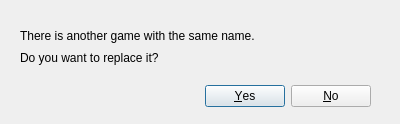
<?xml version="1.0" encoding="UTF-8"?>
<ui version="4.0">
 <class>WarningSaveDialog</class>
 <widget class="QDialog" name="WarningSaveDialog">
  <property name="geometry">
   <rect>
    <x>0</x>
    <y>0</y>
    <width>400</width>
    <height>124</height>
   </rect>
  </property>
  <property name="windowTitle">
   <string>Warning</string>
  </property>
  <widget class="QDialogButtonBox" name="buttonBox">
   <property name="geometry">
    <rect>
     <x>30</x>
     <y>80</y>
     <width>341</width>
     <height>32</height>
    </rect>
   </property>
   <property name="orientation">
    <enum>Qt::Horizontal</enum>
   </property>
   <property name="standardButtons">
    <set>QDialogButtonBox::No|QDialogButtonBox::Yes</set>
   </property>
  </widget>
  <widget class="QLabel" name="labelSameName">
   <property name="geometry">
    <rect>
     <x>20</x>
     <y>20</y>
     <width>321</width>
     <height>31</height>
    </rect>
   </property>
   <property name="text">
    <string>There is another game with the same name.</string>
   </property>
  </widget>
  <widget class="QLabel" name="labelReplace">
   <property name="geometry">
    <rect>
     <x>20</x>
     <y>50</y>
     <width>201</width>
     <height>16</height>
    </rect>
   </property>
   <property name="text">
    <string>Do you want to replace it?</string>
   </property>
  </widget>
 </widget>
 <resources/>
 <connections>
  <connection>
   <sender>buttonBox</sender>
   <signal>accepted()</signal>
   <receiver>WarningSaveDialog</receiver>
   <slot>accept()</slot>
   <hints>
    <hint type="sourcelabel">
     <x>248</x>
     <y>254</y>
    </hint>
    <hint type="destinationlabel">
     <x>157</x>
     <y>274</y>
    </hint>
   </hints>
  </connection>
  <connection>
   <sender>buttonBox</sender>
   <signal>rejected()</signal>
   <receiver>WarningSaveDialog</receiver>
   <slot>reject()</slot>
   <hints>
    <hint type="sourcelabel">
     <x>316</x>
     <y>260</y>
    </hint>
    <hint type="destinationlabel">
     <x>286</x>
     <y>274</y>
    </hint>
   </hints>
  </connection>
 </connections>
</ui>
